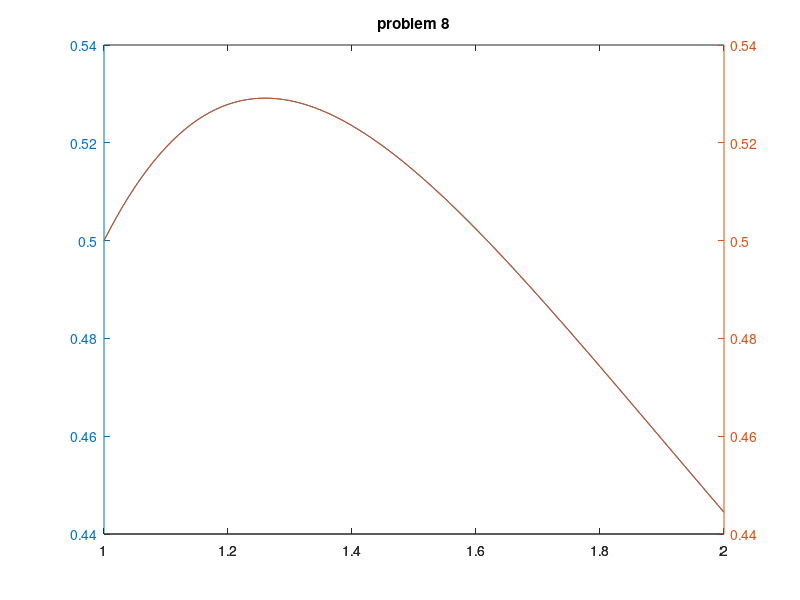

Here is the MATLAB script that generated this plot:
clc
close all;
clear all;

x=10/3
format short

x=10/3
format long

x=10/3
format bank

x=10/3
fprintf('text')

x=20/7
disp('text')

%%
clc
close all;
clear all;

t=0:pi/20:2*pi;
y=sin(t);
plot(t,y);
xlabel('X axis')
ylabel('Y axis')
title('Sine wave')

%%
t=0:pi/100:2*pi;
y=sin(t);
plotyy(t,y,t,y,'plot','stem');
xlabel('t')
ylabel('sin(t)')
title('Two Y axes')

%%
clc
close all;
clear all;

t=0:pi/10:2*pi;
plot(exp(i*t),'-o')
axis equal

%%
a=[1 2 3];
2*a

a=[4 5 6];
b=[1 2 3];
%a*b
a.*b

%%
clc
close all;
clear all;
x=-1:0.1:1;
y=((x+2).^2).*(x.^3+1);
plot(x,y)
title('problem 7')

%%
clc
close all;
clear all;
x=1:0.01:2;
y=(x.^2)./(x.^3+1)
plotyy(x,y,x,y)
title('problem 8')